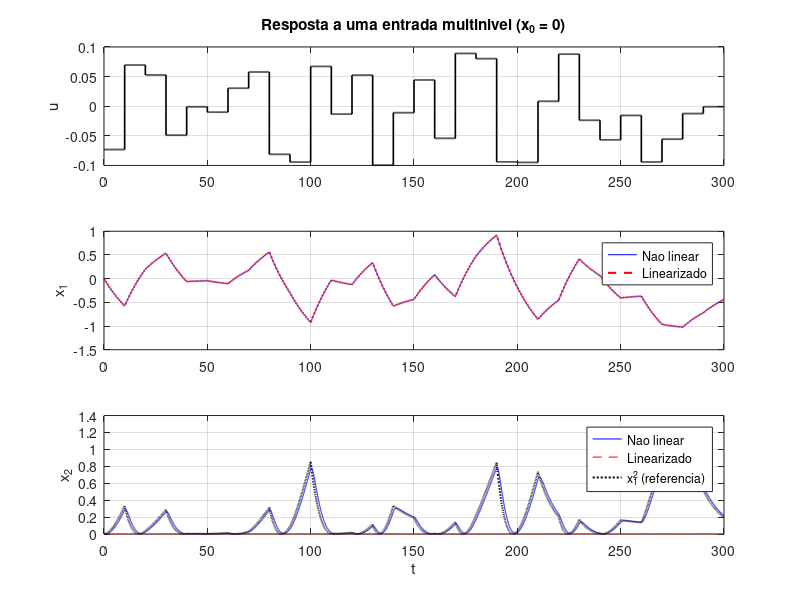
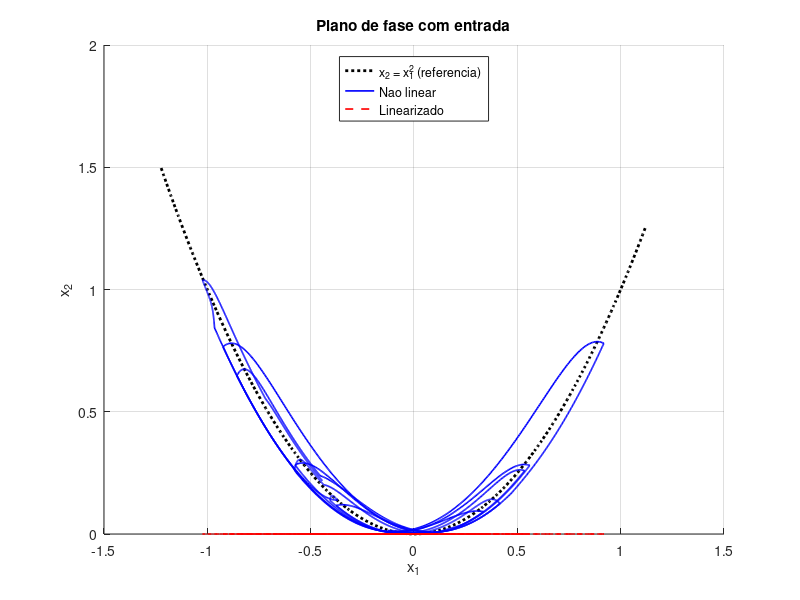

MATLAB code to generate these figures, in order:
%% Etapa 1b: sistema com variedade lenta, com entrada
clear; clc; close all;
rng(1);

mu = -0.05;  lambda = -1;
f  = @(x,u) [mu*x(1) + u; lambda*(x(2) - x(1)^2)];
A0 = [mu 0; 0 lambda];  B0 = [1; 0];       % linearizacao na origem

%% Entrada multinivel: degraus aleatorios de 10 s
Tf = 300;  Th = 10;  dt = 0.05;
nseg   = Tf/Th;
niveis = 0.1*(2*rand(nseg,1) - 1);

opts = odeset('RelTol', 1e-10, 'AbsTol', 1e-12);
xk = [0; 0];  xlk = [0; 0];                % parte do repouso
T = [];  X = [];  XL = [];  Uv = [];

for s = 1:nseg
    us = niveis(s);
    ts = ((s-1)*Th : dt : s*Th).';
    [~, xs]  = ode45(@(tt,xx) f(xx, us),         ts, xk,  opts);
    [~, xls] = ode45(@(tt,xx) A0*xx + B0*us,     ts, xlk, opts);
    xk  = xs(end,:).';   xlk = xls(end,:).';
    idx = 1:numel(ts)-1;                       % evita repetir o ponto de juncao
    T  = [T;  ts(idx)];
    X  = [X;  xs(idx,:)];
    XL = [XL; xls(idx,:)];
    Uv = [Uv; us*ones(numel(idx),1)];
end

%% Figura 1: resposta no tempo
figure('Color', 'w');
subplot(3,1,1);
stairs(T, Uv, 'k', 'LineWidth', 1.2);
grid on;  ylabel('u');
title('Resposta a uma entrada multinivel (x_0 = 0)');

subplot(3,1,2);
plot(T, X(:,1), 'b', T, XL(:,1), 'r--', 'LineWidth', 1.5);
grid on;  ylabel('x_1');
legend('Nao linear', 'Linearizado', 'Location', 'best');

subplot(3,1,3);
plot(T, X(:,2), 'b', T, XL(:,2), 'r--', T, X(:,1).^2, 'k:', 'LineWidth', 1.5);
grid on;  ylabel('x_2');  xlabel('t');
legend('Nao linear', 'Linearizado', 'x_1^2 (referencia)', 'Location', 'best');

%% Figura 2: plano de fase
figure('Color', 'w'); hold on;
x1c = linspace(min(X(:,1)) - 0.2, max(X(:,1)) + 0.2, 200);
plot(x1c, x1c.^2, 'k:', 'LineWidth', 2);
plot(X(:,1), X(:,2), 'b', 'LineWidth', 1.2);
plot(XL(:,1), XL(:,2), 'r--', 'LineWidth', 1.2);
grid on;  xlabel('x_1');  ylabel('x_2');
legend('x_2 = x_1^2 (referencia)', 'Nao linear', 'Linearizado', 'Location', 'north');
title('Plano de fase com entrada');
